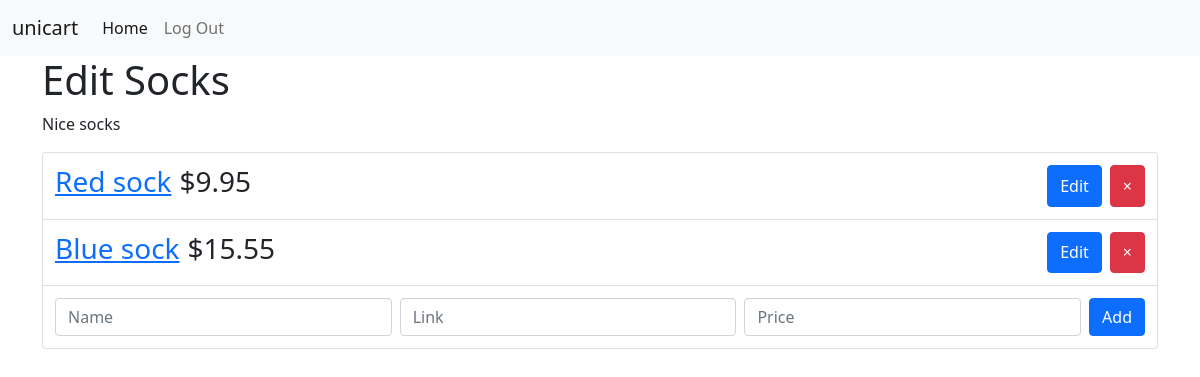
Before: /edit-cart/1 (signed in) with the older database file.
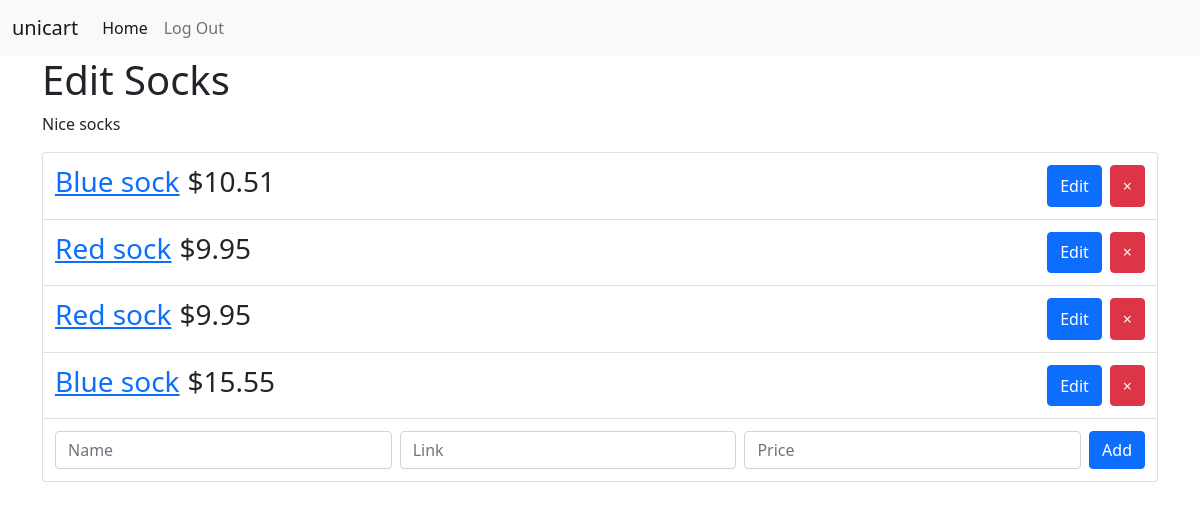
After: the same page with the newer database file.
### website/models.py (models this page shows)
class Cart(db.Model):
    id = db.Column(db.Integer, primary_key=True)
    name = db.Column(db.String(100))
    description = db.Column(db.String(100))
    items = db.relationship("Item", backref="cart", lazy=True)
    user_id = db.Column(db.Integer, db.ForeignKey("user.id"))

class Item(db.Model):
    id = db.Column(db.Integer, primary_key=True)
    name = db.Column(db.String(100))
    url = db.Column(db.String(100))
    price = db.Column(db.Float)
    cart_id = db.Column(db.Integer, db.ForeignKey("cart.id"))

### website/views.py (the view, shortened to what this page needs)
@views.route("/edit-cart/<int:id>", methods=["POST", "GET"])
@login_required
def edit_cart(id):
    cart = Cart.query.get_or_404(id)
    return render_template("edit_cart.html", id=id, cart=cart, title="Edit")

### website/__init__.py (called while the page is built)
def create_app():
    app = Flask(__name__)
    app.config.from_pyfile("config.py")
    app.register_blueprint(views, url_prefix="/")
    app.register_blueprint(auth, url_prefix="/")
    db.init_app(app)
    create_database(app)
    login_manager = LoginManager()
    login_manager.login_view = "auth.login"
    login_manager.init_app(app)
    @login_manager.user_loader
    def load_user(user_id):
        return User.query.get(user_id)
    return app

### website/templates/edit_cart.html (shortened to what this page needs)
{% extends "base.html" %} {% block content %}
<h1>Edit {{cart.name}}</h1>
<p>{{cart.description}}</p>
<div id="items" class="list-group">
  {% for item in cart.items|reverse %}
  <div
    id="{{item.id}}"
    class="list-group-item-action list-group-item d-flex flex-row p-2"
  >
    <div class="item-info d-flex flex-row flex-fill">
      <div class="d-flex flex-row">
        <a class="m-1" href="{{item.url}}"> <h3>{{item.name}}</h3> </a>
        <h3 class="m-1">{{"$%.2f" | format(item.price)}}</h3>
      </div>
      <div class="ms-auto d-flex flex-row">
        <button
          onclick="editItem({{item.id}})"
          type="button"
          class="m-1 btn btn-primary"
        >
          Edit
        </button>
      </div>
    </div>
    <button
      id="deleteBtn"
      type="button"
      class="m-1 btn btn-danger"
      class="close-button"
      onclick="deleteCart({{cart.id}})"
    >
      <span aria-hidden="true">&times;</span>
    </button>
  </div>
  {% endfor %}
  <li class="p-2 list-group-item">
    <form method="POST" autocomplete="off">
      <div class="d-flex flex-row">
        <input
          name="name"
          type="text"
          class="m-1 form-control"
          placeholder="Name"
        />
        <input
          name="url"
          type="text"
          class="m-1 form-control"
          placeholder="Link"
        />
        <input
          name="price"
          type="text"
          class="m-1 form-control"
          placeholder="Price"
        />
        <button type="submit" class="m-1 btn btn-primary">Add</button>
      </div>
    </form>
  </li>
</div>
{% endblock %}

### website/templates/base.html (shortened to what this page needs)
<!DOCTYPE html>
<html>
  <head>
    <link
      href="https://cdn.jsdelivr.net/npm/bootstrap@5.1.3/dist/css/bootstrap.min.css"
      rel="stylesheet"
    />
    <link
      rel="stylesheet"
      href="{{url_for('static', filename='styles/style.css')}}"
    />
  </head>
  <body>
    <nav class="navbar navbar-expand-lg navbar-light bg-light">
      <div class="container-fluid">
        <a class="navbar-brand" href="{{url_for('views.home')}}">unicart</a>
        <div class="collapse navbar-collapse" id="navbarNavAltMarkup">
          <div class="navbar-nav">
            {% if current_user.is_authenticated %}
              <a class="nav-link active" href="{{url_for('views.home')}}" aria-current="page">
              Home</a>
              <a class="nav-link" href="{{url_for('auth.logout')}}"> Log Out </a>
            {% else %}
              <a class="nav-link" href="{{url_for('auth.login')}}"> Log In </a>
              <a class="nav-link" href="{{url_for('auth.sign_up')}}"> Sign Up </a>
            {% endif %}
          </div>
        </div>
      </div>
    </nav>
    <div class="container">{% block content %} {% endblock %}</div>
  </body>
</html>

### website/static/styles/style.css (style rules this page uses)
.list-group-item { cursor: pointer; }

Changed rows visible on the page:
added Item: name "Blue sock", price "$10.51"
added Item: name "Red sock", price "$9.95"
